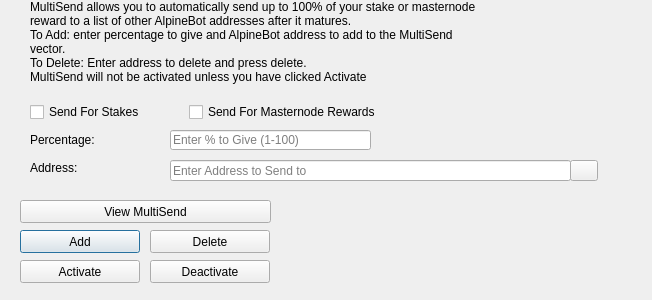
<?xml version="1.0" encoding="UTF-8"?>
<ui version="4.0">
 <class>MultiSendDialog</class>
 <widget class="QDialog" name="MultiSendDialog">
  <property name="windowModality">
   <enum>Qt::NonModal</enum>
  </property>
  <property name="geometry">
   <rect>
    <x>0</x>
    <y>0</y>
    <width>652</width>
    <height>300</height>
   </rect>
  </property>
  <property name="windowTitle">
   <string>MultiSend</string>
  </property>
  <widget class="QLineEdit" name="multiSendPercentEdit">
   <property name="geometry">
    <rect>
     <x>170</x>
     <y>130</y>
     <width>201</width>
     <height>20</height>
    </rect>
   </property>
   <property name="toolTip">
    <string>Enter whole numbers 1 - 100</string>
   </property>
   <property name="placeholderText">
    <string>Enter % to Give (1-100)</string>
   </property>
  </widget>
  <widget class="QLineEdit" name="multiSendAddressEdit">
   <property name="geometry">
    <rect>
     <x>170</x>
     <y>160</y>
     <width>401</width>
     <height>21</height>
    </rect>
   </property>
   <property name="toolTip">
    <string/>
   </property>
   <property name="placeholderText">
    <string>Enter Address to Send to</string>
   </property>
  </widget>
  <widget class="QLabel" name="label_2">
   <property name="geometry">
    <rect>
     <x>30</x>
     <y>0</y>
     <width>451</width>
     <height>121</height>
    </rect>
   </property>
   <property name="lineWidth">
    <number>1</number>
   </property>
   <property name="text">
    <string>MultiSend allows you to automatically send up to 100% of your stake or masternode reward to a list of other AlpineBot addresses after it matures.
To Add: enter percentage to give and AlpineBot address to add to the MultiSend vector.
To Delete: Enter address to delete and press delete.
MultiSend will not be activated unless you have clicked Activate</string>
   </property>
   <property name="alignment">
    <set>Qt::AlignLeading|Qt::AlignLeft|Qt::AlignTop</set>
   </property>
   <property name="wordWrap">
    <bool>true</bool>
   </property>
  </widget>
  <widget class="QLabel" name="message">
   <property name="geometry">
    <rect>
     <x>290</x>
     <y>200</y>
     <width>351</width>
     <height>91</height>
    </rect>
   </property>
   <property name="text">
    <string/>
   </property>
  </widget>
  <widget class="QPushButton" name="addButton">
   <property name="geometry">
    <rect>
     <x>20</x>
     <y>230</y>
     <width>120</width>
     <height>23</height>
    </rect>
   </property>
   <property name="toolTip">
    <string/>
   </property>
   <property name="statusTip">
    <string>Add to MultiSend Vector</string>
   </property>
   <property name="text">
    <string>Add</string>
   </property>
  </widget>
  <widget class="QPushButton" name="disableButton">
   <property name="geometry">
    <rect>
     <x>150</x>
     <y>260</y>
     <width>120</width>
     <height>23</height>
    </rect>
   </property>
   <property name="statusTip">
    <string>Deactivate MultiSend</string>
   </property>
   <property name="text">
    <string>Deactivate</string>
   </property>
  </widget>
  <widget class="QPushButton" name="addressBookButton">
   <property name="geometry">
    <rect>
     <x>570</x>
     <y>160</y>
     <width>28</width>
     <height>21</height>
    </rect>
   </property>
   <property name="toolTip">
    <string>Choose an address from the address book</string>
   </property>
   <property name="text">
    <string/>
   </property>
   <property name="icon">
    <iconset resource="../alpinebot.qrc">
     <normaloff>:/icons/address-book</normaloff>:/icons/address-book</iconset>
   </property>
   <property name="shortcut">
    <string>Alt+A</string>
   </property>
   <property name="autoDefault">
    <bool>false</bool>
   </property>
  </widget>
  <widget class="QLabel" name="label">
   <property name="geometry">
    <rect>
     <x>30</x>
     <y>130</y>
     <width>121</width>
     <height>20</height>
    </rect>
   </property>
   <property name="toolTip">
    <string>Percentage of stake to send</string>
   </property>
   <property name="text">
    <string>Percentage:</string>
   </property>
  </widget>
  <widget class="QLabel" name="label_5">
   <property name="geometry">
    <rect>
     <x>30</x>
     <y>160</y>
     <width>111</width>
     <height>16</height>
    </rect>
   </property>
   <property name="toolTip">
    <string>Address to send portion of stake to</string>
   </property>
   <property name="text">
    <string>Address:</string>
   </property>
  </widget>
  <widget class="QPushButton" name="deleteButton">
   <property name="geometry">
    <rect>
     <x>150</x>
     <y>230</y>
     <width>120</width>
     <height>23</height>
    </rect>
   </property>
   <property name="toolTip">
    <string/>
   </property>
   <property name="statusTip">
    <string>Delete Address From MultiSend Vector</string>
   </property>
   <property name="text">
    <string>Delete</string>
   </property>
  </widget>
  <widget class="QPushButton" name="activateButton">
   <property name="geometry">
    <rect>
     <x>20</x>
     <y>260</y>
     <width>120</width>
     <height>23</height>
    </rect>
   </property>
   <property name="statusTip">
    <string>Activate MultiSend</string>
   </property>
   <property name="text">
    <string>Activate</string>
   </property>
  </widget>
  <widget class="QPushButton" name="viewButton">
   <property name="geometry">
    <rect>
     <x>20</x>
     <y>200</y>
     <width>251</width>
     <height>23</height>
    </rect>
   </property>
   <property name="toolTip">
    <string/>
   </property>
   <property name="statusTip">
    <string>View MultiSend Vector</string>
   </property>
   <property name="text">
    <string>View MultiSend</string>
   </property>
  </widget>
  <widget class="QWidget" name="horizontalLayoutWidget">
   <property name="geometry">
    <rect>
     <x>30</x>
     <y>100</y>
     <width>351</width>
     <height>24</height>
    </rect>
   </property>
   <layout class="QHBoxLayout" name="horizontalLayout">
    <item>
     <widget class="QCheckBox" name="multiSendStakeCheckBox">
      <property name="text">
       <string>Send For Stakes</string>
      </property>
     </widget>
    </item>
    <item>
     <widget class="QCheckBox" name="multiSendMasternodeCheckBox">
      <property name="text">
       <string>Send For Masternode Rewards</string>
      </property>
     </widget>
    </item>
   </layout>
  </widget>
 </widget>
 <resources>
  <include location="../alpinebot.qrc"/>
 </resources>
 <connections/>
</ui>
